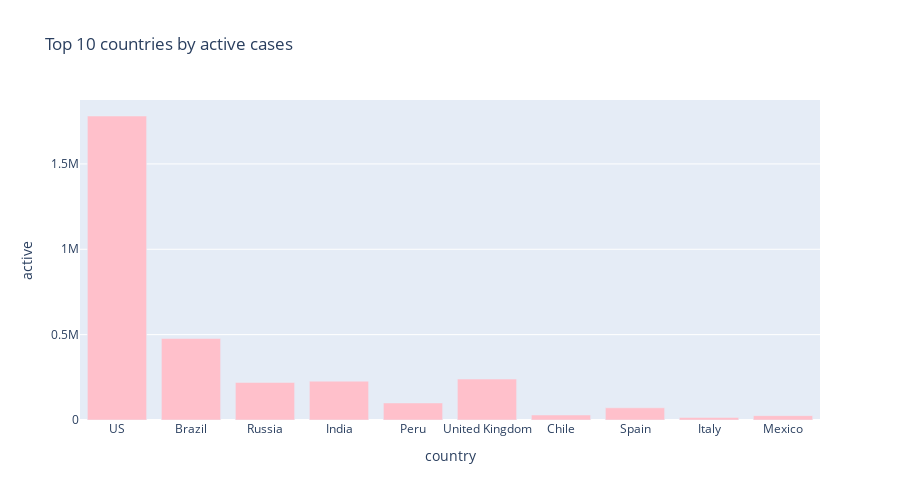

The cell this chart's notebook holds for it:
### Markdown cell above
### Plot showing active cases for Top '10' countries

### Code cell
px.bar(sorted_country_list.head(10),
      x='country',
      y='active',
      title='Top 10 countries by active cases',
      color_discrete_sequence=['pink'],
      height=500,
      width=900)

### Figure 1 — Plotly figure (JSON) as saved in the notebook; plotly's stock layout.template omitted (floating-point values rounded to 4 significant figures)
{"data": [{"alignmentgroup": "True", "hovertemplate": "country=%{x}<br>active=%{y}<extra></extra>", "legendgroup": "", "marker": {"color": "pink"}, "name": "", "offsetgroup": "", "orientation": "v", "showlegend": false, "textposition": "auto", "type": "bar", "x": ["US", "Brazil", "Russia", "India", "Peru", "United Kingdom", "Chile", "Spain", "Italy", "Mexico"], "xaxis": "x", "y": [1780679, 477282, 219942, 227439, 99862, 239815, 29374, 71359, 15060, 25565], "yaxis": "y"}], "layout": {"barmode": "relative", "height": 500, "legend": {"tracegroupgap": 0}, "title": {"text": "Top 10 countries by active cases"}, "width": 900, "xaxis": {"anchor": "y", "domain": [0, 1], "title": {"text": "country"}}, "yaxis": {"anchor": "x", "domain": [0, 1], "title": {"text": "active"}}}}
